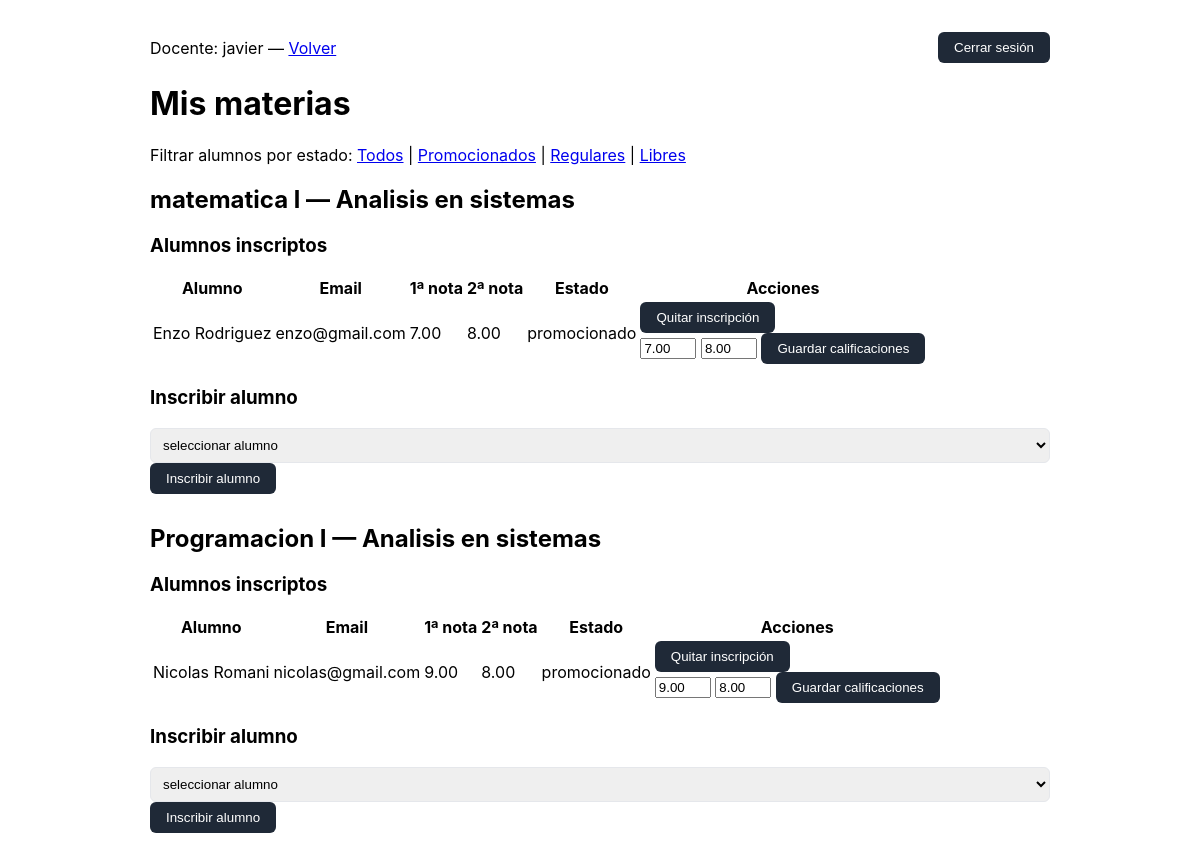
Screenshot of /docente_panel.php?filter=promocionado (signed in) with the database file from the repository.
### tables this page shows
CREATE TABLE IF NOT EXISTS `usuario` (
  `ID_usuario` int NOT NULL AUTO_INCREMENT,
  `nombre` varchar(50) NOT NULL,
  `apellido` varchar(100) NOT NULL,
  `email` varchar(100) NOT NULL,
  `password` varchar(255) NOT NULL,
  `ID_rol` int NOT NULL,
  PRIMARY KEY (`ID_usuario`),
  UNIQUE KEY `email` (`email`),
  KEY `ID_rol` (`ID_rol`),
  CONSTRAINT `fk_usuario_rol` FOREIGN KEY (`ID_rol`) REFERENCES `rol` (`ID_rol`) ON DELETE RESTRICT ON UPDATE CASCADE
);

CREATE TABLE IF NOT EXISTS `materia_docente` (
  `ID` int NOT NULL AUTO_INCREMENT,
  `ID_materia` int NOT NULL,
  `ID_carrera` int NOT NULL,
  `ID_docente` int NOT NULL,
  PRIMARY KEY (`ID`),
  UNIQUE KEY `uk_materia_carrera_docente` (`ID_materia`,`ID_carrera`,`ID_docente`),
  KEY `ID_carrera` (`ID_carrera`),
  KEY `ID_docente` (`ID_docente`),
  CONSTRAINT `materia_docente_ibfk_1` FOREIGN KEY (`ID_materia`) REFERENCES `materia` (`ID_materia`) ON DELETE CASCADE,
  CONSTRAINT `materia_docente_ibfk_2` FOREIGN KEY (`ID_carrera`) REFERENCES `carrera` (`ID_carrera`) ON DELETE CASCADE,
  CONSTRAINT `materia_docente_ibfk_3` FOREIGN KEY (`ID_docente`) REFERENCES `usuario` (`ID_usuario`) ON DELETE CASCADE
);

CREATE TABLE IF NOT EXISTS `materia` (
  `ID_materia` int NOT NULL AUTO_INCREMENT,
  `ID_docente` int NOT NULL DEFAULT '0',
  `ID_carrera` int NOT NULL DEFAULT '0',
  `Nombre_materia` varchar(50) NOT NULL DEFAULT '',
  PRIMARY KEY (`ID_materia`),
  KEY `ID_docente` (`ID_docente`),
  KEY `ID_carrera` (`ID_carrera`),
  CONSTRAINT `fk_materia_carrera` FOREIGN KEY (`ID_carrera`) REFERENCES `carrera` (`ID_carrera`) ON DELETE RESTRICT ON UPDATE CASCADE,
  CONSTRAINT `fk_materia_docente` FOREIGN KEY (`ID_docente`) REFERENCES `docente` (`ID_docente`) ON DELETE RESTRICT ON UPDATE CASCADE
);

CREATE TABLE IF NOT EXISTS `carrera` (
  `ID_carrera` int NOT NULL AUTO_INCREMENT,
  `Nombre_carrera` varchar(50) DEFAULT NULL,
  PRIMARY KEY (`ID_carrera`)
);

CREATE TABLE IF NOT EXISTS `materia_alumno` (
  `ID` int NOT NULL AUTO_INCREMENT,
  `ID_materia` int NOT NULL,
  `ID_carrera` int NOT NULL,
  `ID_alumno` int NOT NULL,
  `nota1` decimal(5,2) DEFAULT NULL,
  `nota2` decimal(5,2) DEFAULT NULL,
  PRIMARY KEY (`ID`),
  UNIQUE KEY `uk_materia_carrera_alumno` (`ID_materia`,`ID_carrera`,`ID_alumno`),
  KEY `ID_carrera` (`ID_carrera`),
  KEY `ID_alumno` (`ID_alumno`),
  CONSTRAINT `materia_alumno_ibfk_1` FOREIGN KEY (`ID_materia`) REFERENCES `materia` (`ID_materia`) ON DELETE CASCADE,
  CONSTRAINT `materia_alumno_ibfk_2` FOREIGN KEY (`ID_carrera`) REFERENCES `carrera` (`ID_carrera`) ON DELETE CASCADE,
  CONSTRAINT `materia_alumno_ibfk_3` FOREIGN KEY (`ID_alumno`) REFERENCES `usuario` (`ID_usuario`) ON DELETE CASCADE
);

### Clases/Usuario.php (called while the page is built, shortened)
<?php
abstract class Usuario
{
    protected $nombre;
    protected $email;
    public function __construct(array $data)
    {
        $this->nombre = $data['nombre'] ?? '';
        $this->email = $data['email'] ?? '';
    }
    public function getName(): string
    {
        return $this->nombre ?: $this->email;
    }
}
?>

### Clases/Admin.php (called while the page is built, shortened)
<?php
require_once __DIR__ . '/../src/Database.php';
require_once __DIR__ . '/Usuario.php';
class Admin extends Usuario
{
    public static function detectNameColumn(string $table, array $candidates = null)
    {
        $conn = \Database::getConnection();
        $tableEsc = mysqli_real_escape_string($conn, $table);
        $res = $conn->query("SHOW COLUMNS FROM `{$tableEsc}`");
        $cols = [];
        while ($r = $res->fetch_assoc()) {
            $cols[] = $r['Field'];
        }
        foreach ($cols as $col) {
            $r = $conn->query("SHOW FULL COLUMNS FROM `{$tableEsc}` LIKE '" . mysqli_real_escape_string($conn, $col) . "'");
            if ($r) {
                $row = $r->fetch_assoc();
                if (isset($row['Type']) && preg_match('/varchar|text|char/i', $row['Type'])) {
                    return $col;
                }
            }
        }
        return null;
    }
}
?>

### Clases/Docente.php (called while the page is built, shortened)
<?php
require_once __DIR__ . '/Usuario.php';
require_once __DIR__ . '/Admin.php';
class Docente extends Usuario
{
    public function getAssignedMaterias(): array
    {
        $conn = \Database::getConnection();
        $matName = \Clases\Admin::detectNameColumn('materia') ?? 'ID_materia';
        $carName = \Clases\Admin::detectNameColumn('carrera') ?? 'ID_carrera';
        $sql = "SELECT md.ID, md.ID_materia, md.ID_carrera, m.`" . $conn->real_escape_string($matName) . "` AS materia_nombre, c.`" . $conn->real_escape_string($carName) . "` AS carrera_nombre
            FROM materia_docente md
            JOIN materia m ON md.ID_materia = m.ID_materia
            JOIN carrera c ON md.ID_carrera = c.ID_carrera
            WHERE md.ID_docente = ?";
        $stmt = $conn->prepare($sql);
        $stmt->bind_param('i', $this->id);
        $stmt->execute();
        $res = $stmt->get_result();
        $out = [];
        if ($res) {
            while ($r = $res->fetch_assoc()) {
                $out[] = $r;
            }
        }
        return $out;
    }
    public static function computeStatus($nota1, $nota2): string
    {
        $n1 = is_null($nota1) ? null : floatval($nota1);
        $n2 = is_null($nota2) ? null : floatval($nota2);
        if (($n1 < 0 || $n1 > 10) || ($n2 < 0 || $n2 > 10)){
            return 'error, debe ajustar la nota en rango de 1 a 10';
        }
        if ($n1 !== null && $n2 !== null) {
            if ($n1 >= 7 && $n2 >= 7) return 'promocionado';
            if ($n1 < 6 || $n2 < 6) return 'libre';
            if ($n1 == 6 || $n2 == 6) return 'regular';
            return 'regular';
        }
        return 'regular';
    }
}
?>

### src/Database.php (called while the page is built, shortened)
<?php
class Database
{
    public static function getConnection()
    {
        $candidates = [
            __DIR__ . '/../conexion.php',
            __DIR__ . '/../Public/conexion.php',
            __DIR__ . '/../../Public/conexion.php'
        ];
        return $conn;
    }
}
?>

### Public/docente_panel.php (the view, shortened to what this page needs)
<?php
require_once __DIR__ . '/../src/Database.php';
require_once __DIR__ . '/../Clases/Docente.php';
$conn = \Database::getConnection();
$stmt = $conn->prepare("SELECT u.*, r.Rol_nombre FROM usuario u LEFT JOIN rol r ON u.ID_rol = r.ID_rol WHERE u.email = ? LIMIT 1");
$stmt->bind_param('s', $_SESSION['email']);
$stmt->execute();
$res = $stmt->get_result();
$row = $res->fetch_assoc();
$doc = new \Clases\Docente($row);
$materias = $doc->getAssignedMaterias();
$filter = $_GET['filter'] ?? 'all';
function computeStatus($n1, $n2) {
    return \Clases\Docente::computeStatus($n1, $n2);
}
?>
<!DOCTYPE html>
<html lang="es">
<head>
    <?php include __DIR__ . '/../design/head.php'; ?>
</head>
<body class="container">
    <header style="display:flex;justify-content:space-between;align-items:center">
        <div>Docente: <?= htmlspecialchars($doc->getName()) ?> — <a href="index.php">Volver</a></div>
        <form action="logout.php" method="post" style="margin:0"><button type="submit">Cerrar sesión</button></form>
    </header>
    <h1>Mis materias</h1>
    <p>Filtrar alumnos por estado: <a href="?filter=all">Todos</a> | <a href="?filter=promocionado">Promocionados</a> | <a href="?filter=regular">Regulares</a> | <a href="?filter=libre">Libres</a></p>
    <?php if (empty($materias)): ?>
        <p>No tienes materias asignadas.</p>
    <?php else: ?>
        <?php foreach ($materias as $m):
            $ID_materia = intval($m['ID_materia']);
            $ID_carrera = intval($m['ID_carrera']);
            $matName = htmlspecialchars($m['materia_nombre'] ?? ('#' . $ID_materia));
            $carName = htmlspecialchars($m['carrera_nombre'] ?? ('#' . $ID_carrera));
            $stmt = $conn->prepare("SELECT ma.ID_materia, ma.ID_carrera, ma.ID_alumno, u.nombre, u.apellido, u.email, ma.nota1, ma.nota2
                FROM materia_alumno ma
                JOIN usuario u ON ma.ID_alumno = u.ID_usuario
                WHERE ma.ID_materia = ? AND ma.ID_carrera = ? ORDER BY u.nombre");
            $stmt->bind_param('ii', $ID_materia, $ID_carrera);
            $stmt->execute();
            $resA = $stmt->get_result();
            $alumnos = [];
            if ($resA) {
                while ($ra = $resA->fetch_assoc()) $alumnos[] = $ra;
            }
        ?>
            <section style="margin-bottom:30px">
                <h2><?= $matName ?> — <?= $carName ?></h2>
                <h3>Alumnos inscriptos</h3>
                <?php if (empty($alumnos)): ?>
                    <p>No hay alumnos inscriptos.</p>
                <?php else: ?>
                    <table>
                        <thead><tr><th>Alumno</th><th>Email</th><th>1ª nota</th><th>2ª nota</th><th>Estado</th><th>Acciones</th></tr></thead>
                        <tbody>
                        <?php foreach ($alumnos as $a):
                            $status = computeStatus($a['nota1'], $a['nota2']);
                            if ($filter !== 'all' && $status !== $filter) continue;
                        ?>
                            <tr>
                                <td><?= htmlspecialchars($a['nombre'] . ' ' . $a['apellido']) ?></td>
                                <td><?= htmlspecialchars($a['email']) ?></td>
                                <td><?= is_null($a['nota1']) ? '-' : htmlspecialchars($a['nota1']) ?></td>
                                <td><?= is_null($a['nota2']) ? '-' : htmlspecialchars($a['nota2']) ?></td>
                                <td><?= htmlspecialchars($status) ?></td>
                                <td>
                                    <div class="flex items-center space-x-3">
                                        <form method="post" action="" class="inline-block">
                                            <button type="submit" class="bg-red-600 hover:bg-red-700 text-white px-2 py-1 rounded">Quitar inscripción</button>
                                        </form>
                                        <form method="post" action="" class="inline-flex items-center space-x-2 bg-gray-50 p-2 rounded">
                                            <input type="number" name="nota1" placeholder="1ª nota" class="w-16 p-1 border rounded" value="<?= htmlspecialchars($a['nota1'] ?? '') ?>" max ="10"; min="1";>
                                            <input type="number" name="nota2" placeholder="2ª nota" class="w-16 p-1 border rounded" value="<?= htmlspecialchars($a['nota2'] ?? '') ?>" max ="10"; min="1";>
                                            <button type="submit" class="bg-blue-600 hover:bg-blue-700 text-white px-2 py-1 rounded">Guardar calificaciones</button>
                                        </form>
                                    </div>
                                </td>
                            </tr>
                        <?php endforeach; ?>
                        </tbody>
                    </table>
                <?php endif; ?>
                <h3>Inscribir alumno</h3>
                <form method="post" action="">
                    <select name="ID_alumno" required>
                        <option value=""> seleccionar alumno </option>
                    </select>
                    <button type="submit" class="bg-green-600 hover:bg-green-700 text-white px-2 py-1 rounded">Inscribir alumno</button>
                </form>
            </section>
        <?php endforeach; ?>
    <?php endif; ?>
</body>
</html>

### design/styles.css (style rules this page uses)
body { font-family: Inter, ui-sans-serif, system-ui, -apple-system, "Segoe UI", Roboto, "Helvetica Neue", Arial; }
.container { max-width: 900px; margin: 2rem auto; padding: 0 1rem; }
form input[type="text"], form input[type="email"], form input[type="password"], form select, form textarea { width:100%; padding:0.5rem; border:1px solid #e5e7eb; border-radius:6px; }
form button { background-color:#1f2937; color:#fff; padding:0.5rem 1rem; border-radius:6px; border:none; cursor:pointer; }

### rows the page displays
usuario: nombre "javier"
materia_docente: ID_materia.Nombre_materia "matematica l", ID_carrera.Nombre_carrera "Analisis en sistemas"
materia_alumno: ID_alumno.apellido "Enzo Rodriguez", ID_alumno.email "enzo@gmail.com", nota1 "7.00", nota2 "8.00", status "promocionado"
materia_docente: ID_materia.Nombre_materia "Programacion I", ID_carrera.Nombre_carrera "Analisis en sistemas"
materia_alumno: ID_alumno.apellido "Nicolas Romani", ID_alumno.email "nicolas@gmail.com", nota1 "9.00", nota2 "8.00", status "promocionado"
